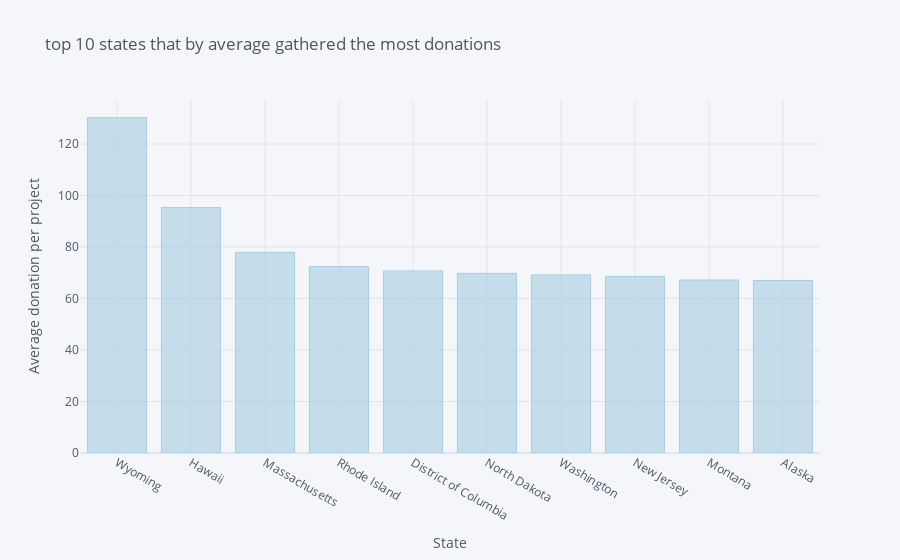

Write notebook code for a chart like this one.
### Code cell
y.iplot(kind='bar' , xTitle='State' , yTitle='Average donation per project' , title='top 10 states that by average gathered the most donations' , colorscale='paired' )

### Figure 1 — Plotly figure (JSON) as saved in the notebook; plotly's stock layout.template omitted (floating-point values rounded to 4 significant figures)
{"data": [{"marker": {"color": "rgba(166, 206, 227, 0.6)", "line": {"color": "rgba(166, 206, 227, 1.0)", "width": 1}}, "name": "Donation Amount", "orientation": "v", "text": "", "type": "bar", "x": ["Wyoming", "Hawaii", "Massachusetts", "Rhode Island", "District of Columbia", "North Dakota", "Washington", "New Jersey", "Montana", "Alaska"], "y": [130.2, 95.36, 77.93, 72.43, 70.69, 69.78, 69.16, 68.59, 67.19, 66.99]}], "layout": {"legend": {"bgcolor": "#F5F6F9", "font": {"color": "#4D5663"}}, "paper_bgcolor": "#F5F6F9", "plot_bgcolor": "#F5F6F9", "title": {"font": {"color": "#4D5663"}, "text": "top 10 states that by average gathered the most donations"}, "xaxis": {"gridcolor": "#E1E5ED", "showgrid": true, "tickfont": {"color": "#4D5663"}, "title": {"font": {"color": "#4D5663"}, "text": "State"}, "zerolinecolor": "#E1E5ED"}, "yaxis": {"gridcolor": "#E1E5ED", "showgrid": true, "tickfont": {"color": "#4D5663"}, "title": {"font": {"color": "#4D5663"}, "text": "Average donation per project"}, "zerolinecolor": "#E1E5ED"}}}
